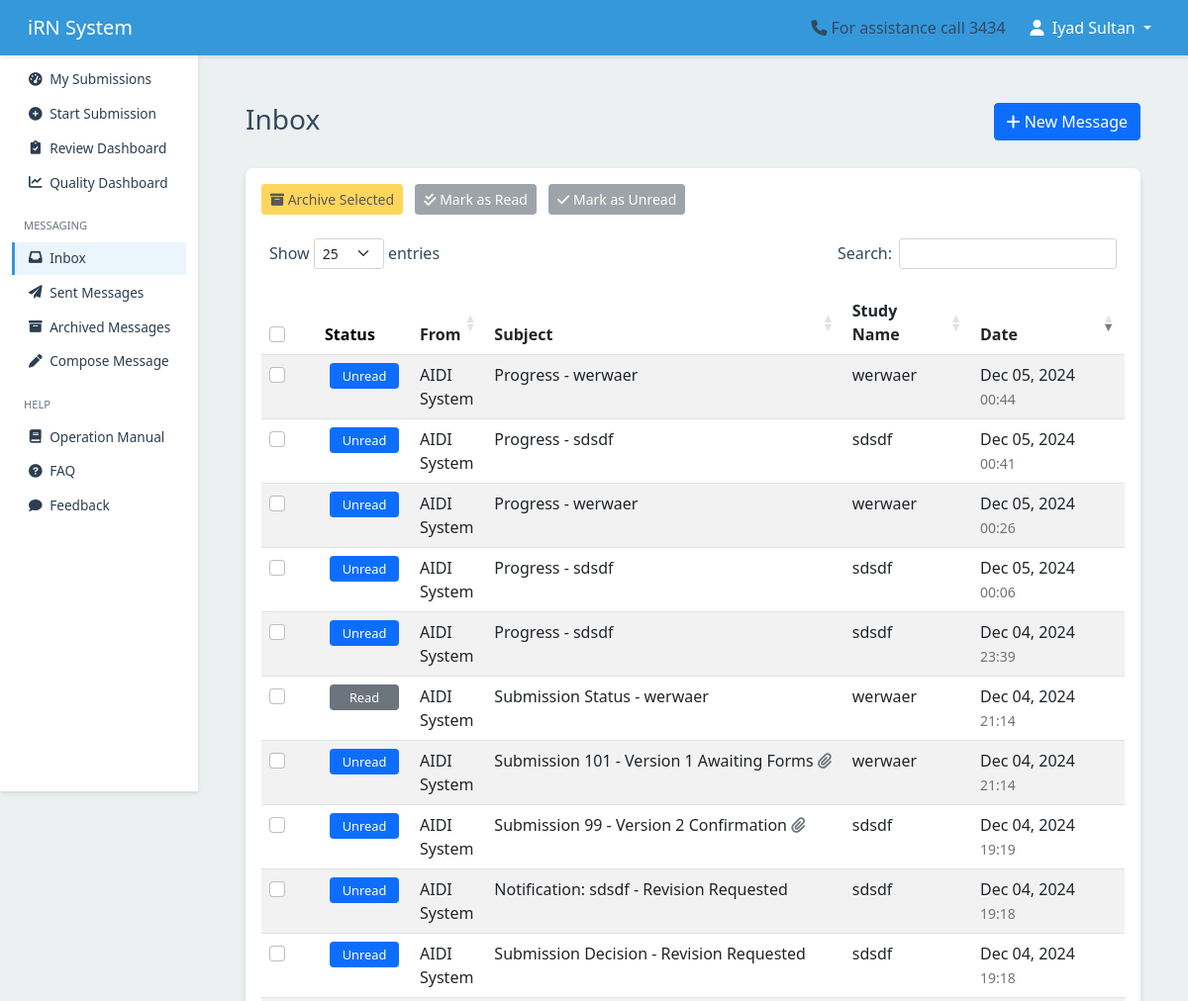
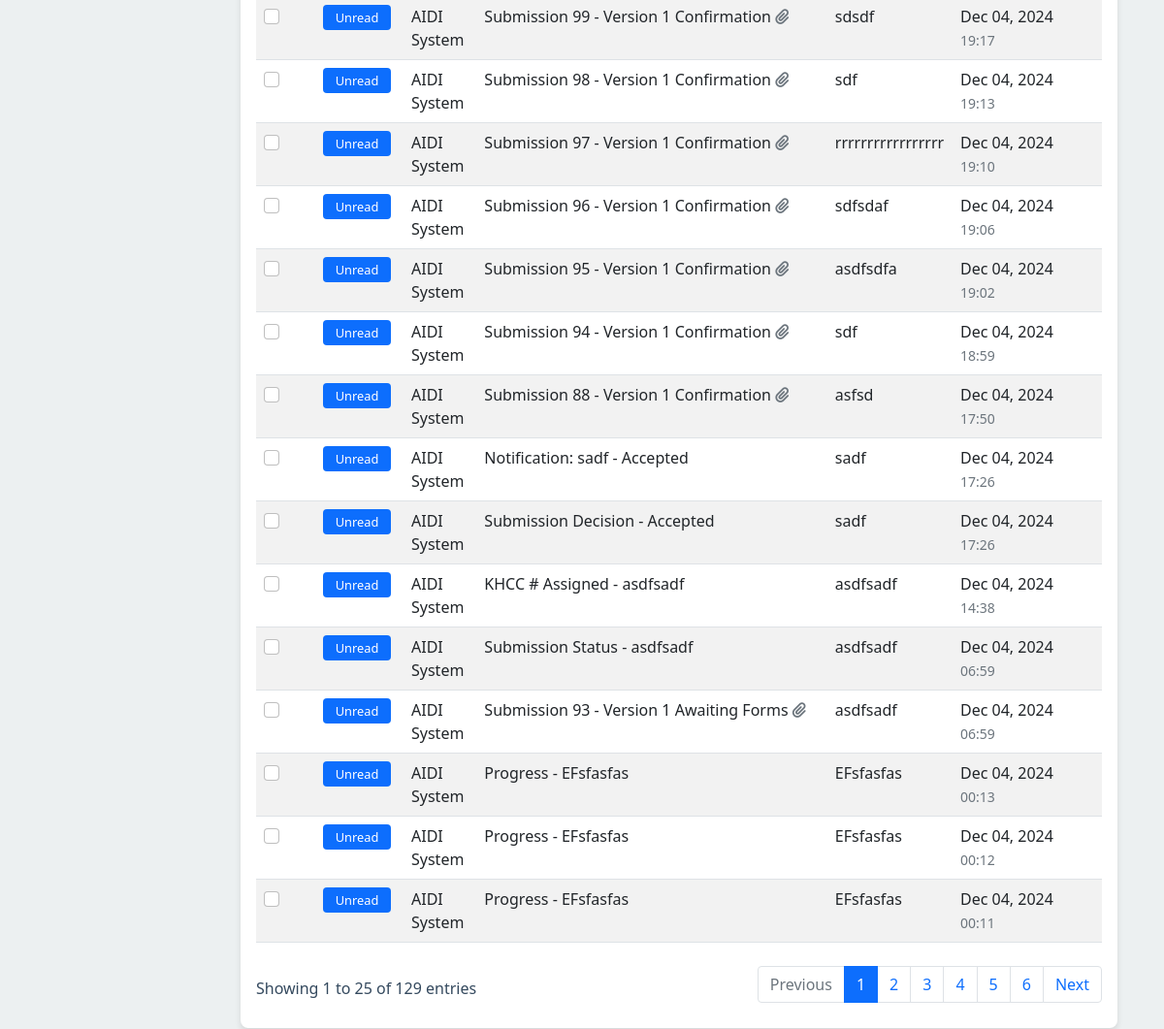
Before: /messaging/inbox/ (signed in) with the older database file (2 pictures, top to bottom).
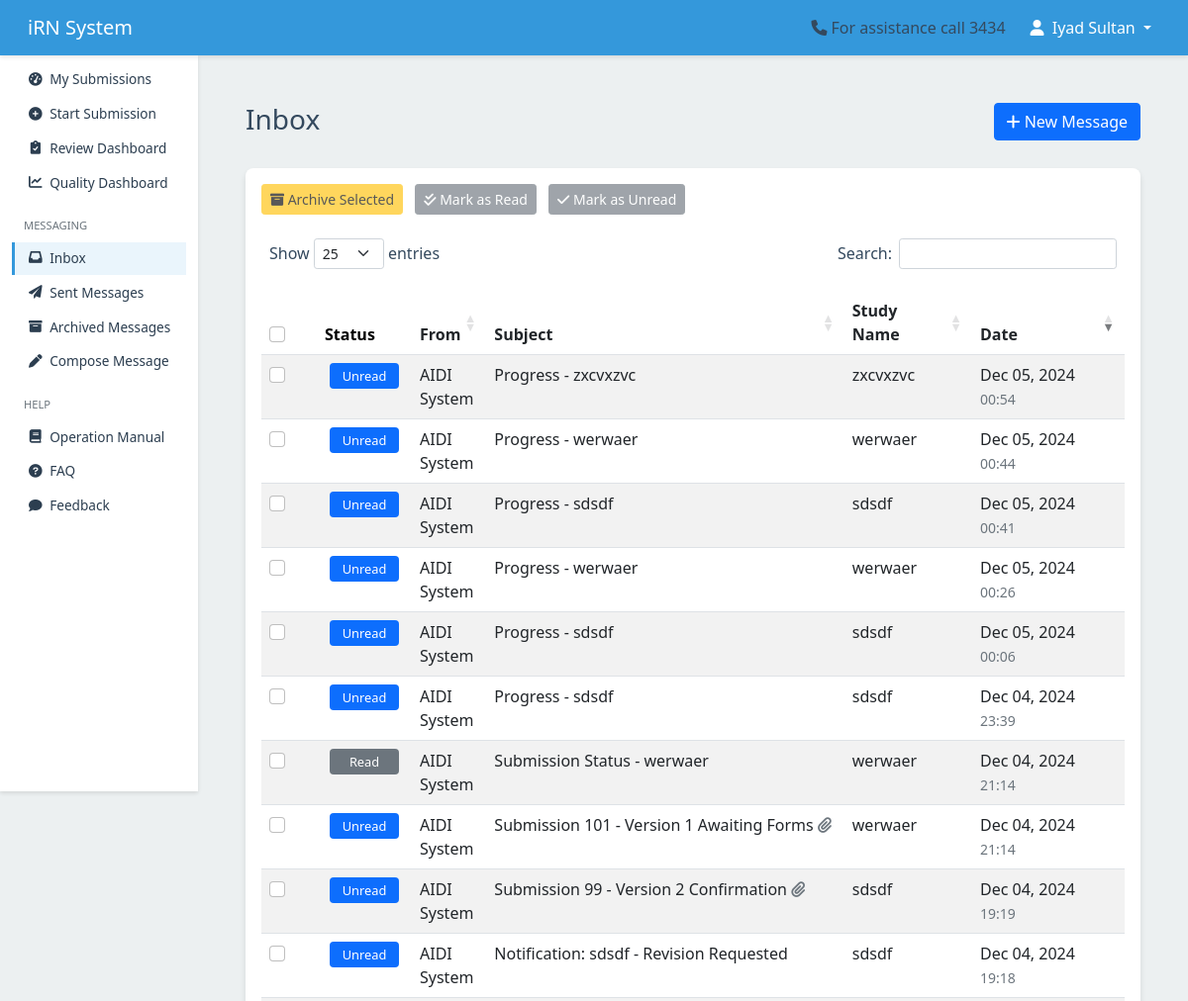
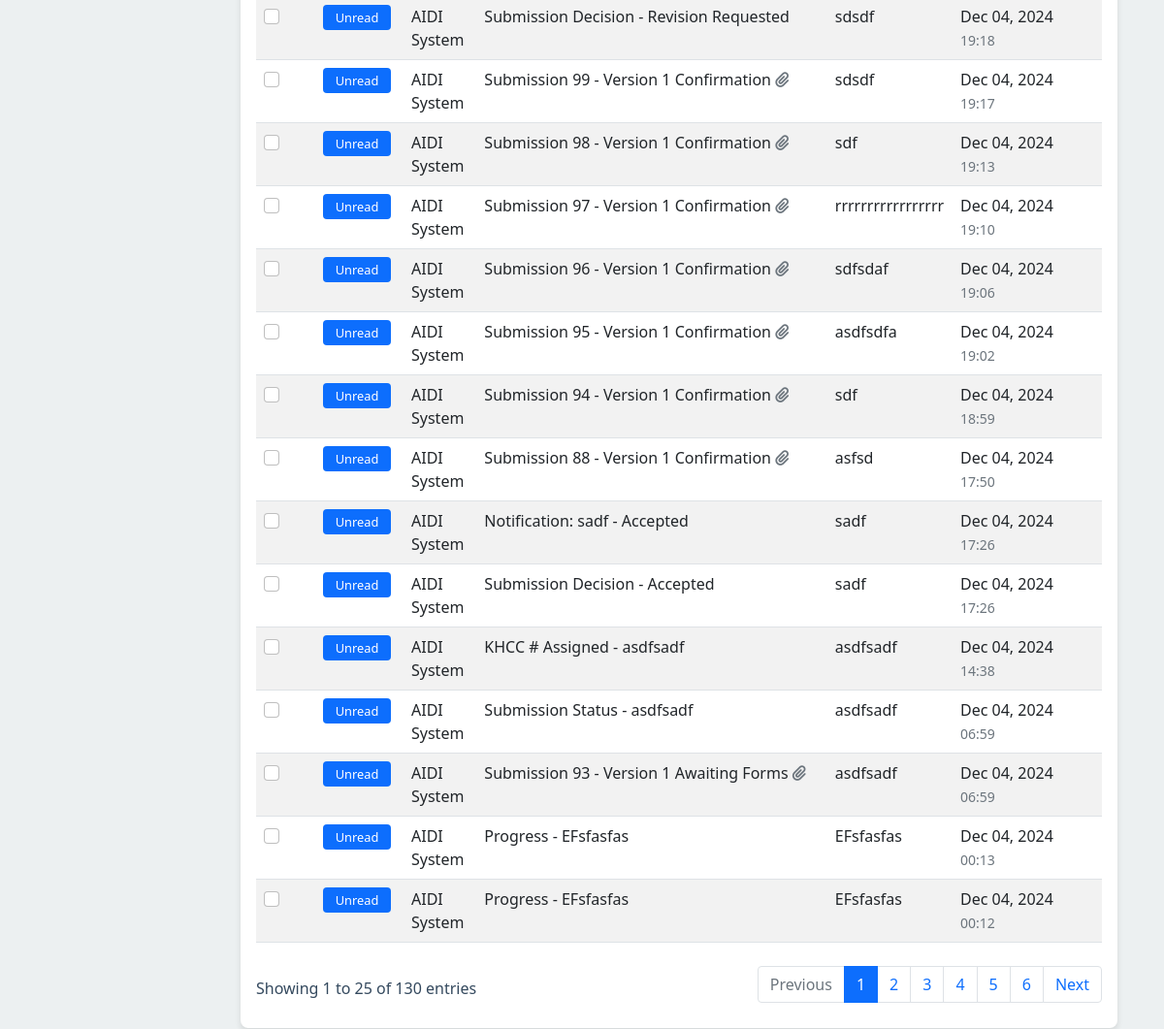
After: the same page with the newer database file (2 pictures, top to bottom).
### messaging/models.py (models this page shows, shortened)
class Message(models.Model):
    sender = models.ForeignKey(User, related_name='sent_messages', on_delete=models.CASCADE)
    recipients = models.ManyToManyField(User, related_name='received_messages')
    cc = models.ManyToManyField(User, related_name='cc_messages', blank=True)
    bcc = models.ManyToManyField(User, related_name='bcc_messages', blank=True)
    subject = models.CharField(max_length=255)
    body = models.TextField()
    respond_by = models.DateTimeField(default=get_default_respond_by, blank=True, null=True)
    sent_at = models.DateTimeField(auto_now_add=True)
    is_archived = models.BooleanField(default=False)
    hashtags = models.CharField(max_length=255, blank=True, null=True)
    thread_id = models.UUIDField(default=uuid.uuid4, editable=False, null=True, blank=True)
    related_submission = models.ForeignKey(
        'submission.Submission',
        on_delete=models.SET_NULL,
        null=True,
        blank=True,
        related_name='related_messages'
    )
    objects = MessageManager()
    message_type = models.CharField(
    max_length=20,
        choices=[
            ('decision', 'Decision'),
            ('notification', 'Notification'),
            ('general', 'General'),
        ],
        default='general'
)
    class Meta:
        ordering = ['-sent_at']
    def __str__(self):
        return self.subject

### submission/models.py (models this page shows, shortened)
class Submission(models.Model):
    temporary_id = models.AutoField(primary_key=True)
    khcc_number = models.CharField(max_length=20, blank=True, null=True, unique=True)
    title = models.CharField(max_length=255)
    primary_investigator = models.ForeignKey(
        User, related_name='primary_investigations', on_delete=models.CASCADE
    )
    study_type = models.ForeignKey(StudyType, on_delete=models.SET_NULL, null=True)
    status = models.CharField(
        max_length=50,
        choices=get_submission_status_choices,
        default='draft'
    )
    date_created = models.DateTimeField(auto_now_add=True)
    last_modified = models.DateTimeField(auto_now=True)
    date_submitted = models.DateTimeField(blank=True, null=True)
    version = models.PositiveIntegerField(default=1)
    is_locked = models.BooleanField(default=False)
    is_archived = models.BooleanField(default=False)
    archived_at = models.DateTimeField(null=True, blank=True)
    show_in_irb = models.BooleanField(default=False, help_text="Toggle visibility for IRB members")
    show_in_rc = models.BooleanField(default=False, help_text="Toggle visibility for RC members")
    submitted_by = models.ForeignKey(
        User,
        related_name='submitted_submissions',
        on_delete=models.SET_NULL,
        null=True,
        blank=True,
        help_text="User who submitted the submission"
    )

### messaging/views.py (the view)
# urls.py: path('inbox/', views.inbox, name='inbox'),
@login_required
def inbox(request):
    messages_list = Message.objects.filter(
        recipients=request.user,
        is_archived=False
    ).order_by('-sent_at')
    messages_list = messages_list.prefetch_related(
        Prefetch(
            'read_statuses',
            queryset=MessageReadStatus.objects.filter(user=request.user),
            to_attr='user_read_status'
        )
    )
    notification_key = 'submission_2_confirmation'  # Use a unique key for each notification
    notification_dismissed = NotificationStatus.objects.filter(
        user=request.user,
        notification_key=notification_key
    ).exists()
    context = {
        'messages': messages_list,
        'show_notification': not notification_dismissed
    }
    return render(request, 'messaging/inbox.html', context)

### messaging/templatetags/message_tags.py (called while the page is built)
@register.filter
def get_read_status(message, user):
    try:
        read_statuses = getattr(message, 'user_read_status', None)
        if read_statuses is not None:
            return read_statuses[0].is_read if read_statuses else False
    except (AttributeError, IndexError):
        pass
    return MessageReadStatus.objects.filter(
        message=message,
        user=user,
        is_read=True
    ).exists()

### messaging/templates/messaging/inbox.html (shortened to what the changed rows need)
{% extends 'users/base.html' %}
{% load static %}
{% load messaging_extras %}
{% load message_tags %}
{% block page_specific_css %}
<link rel="stylesheet" type="text/css" href="https://cdn.datatables.net/1.10.24/css/dataTables.bootstrap5.min.css">
{% endblock %}
{% block content %}
<div class="container mt-4">
    <div class="table-container">
        <div class="row mb-4">
            <div class="col">
                <h1 class="h3">Inbox</h1>
            </div>
        </div>
        <div class="card">
            <div class="card-body">
                <div class="action-buttons">
                    <button type="button" class="btn btn-warning btn-sm" id="archive-selected" disabled>
                    </button>
                    <button type="button" class="btn btn-secondary btn-sm" id="mark-read" disabled>
                    </button>
                    <button type="button" class="btn btn-secondary btn-sm" id="mark-unread" disabled>
                    </button>
                </div>
                <div class="table-responsive">
                    <table id="inbox-table" class="table table-striped table-hover">
                        <thead>
                            <tr>
                                <th class="checkbox-column">
                                    <input type="checkbox" class="form-check-input" id="select-all">
                                </th>
                                <th class="status-column">Status</th>
                                <th class="sender-column">From</th>
                                <th>Subject</th>
                                <th>Study Name</th>
                                <th class="date-column">Date</th>
                            </tr>
                        </thead>
                        <tbody>
                            {% for message in messages %}
                            <tr class="{% if not message|get_read_status:request.user %}unread-message{% endif %}"
                                data-message-id="{{ message.id }}">
                                <td>
                                    <input type="checkbox" class="form-check-input message-checkbox"
                                           value="{{ message.id }}">
                                </td>
                                <td class="text-center">
                                    {% if message|get_read_status:request.user %}
                                        <span class="badge badge-read">Read</span>
                                    {% else %}
                                        <span class="badge badge-unread">Unread</span>
                                    {% endif %}
                                </td>
                                <td>{{ message.sender.get_full_name|default:message.sender.username }}</td>
                                <td>
                                    <a href="{% url 'messaging:view_message' message.id %}" class="message-link">
                                        {{ message.subject }}
                                        {% if message.attachments.exists %}
                                            <i class="fas fa-paperclip text-muted"></i>
                                        {% endif %}
                                    </a>
                                </td>
                                <td>{{ message.related_submission.title|default:"-" }}</td>
                                <td data-order="{{ message.sent_at|date:'Y-m-d H:i:s' }}">
                                    {{ message.sent_at|date:"M d, Y" }}
                                    <br>
                                    <small class="text-muted">{{ message.sent_at|date:"H:i" }}</small>
                                </td>
                            </tr>
                            {% empty %}
                            <tr>
                                <td colspan="6" class="text-center py-4">
                                    <p class="text-muted mb-0">Your inbox is empty</p>
                                </td>
                            </tr>
                            {% endfor %}
                        </tbody>
                    </table>
                </div>
            </div>
        </div>
    </div>
</div>
{% endblock %}

Changed rows visible on the page:
no longer on this page (row unchanged): Message: shows "Unread", sender.get_full_name "AIDI System", subject "Progress - EFsfasfas", related_submission "EFsfasfas", sent_at "Dec 04, 2024", sent_at "00:11"
added Message: shows "Unread", sender.get_full_name "AIDI System", subject "Progress - zxcvxzvc", related_submission "zxcvxzvc", sent_at "Dec 05, 2024", sent_at "00:54"
Other visible differences:
text written by a page script: "Show entries Search: Showing 1 to 25 of 129 entries Previous 1 2 3 4 5 6 Next" → "Show entries Search: Showing 1 to 25 of 130 entries Previous 1 2 3 4 5 6 Next"
